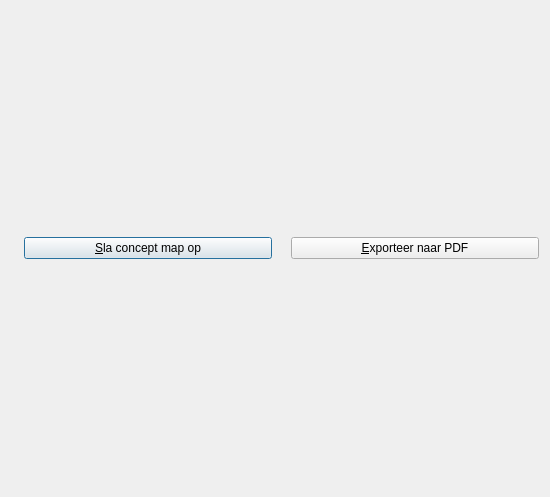
<?xml version="1.0" encoding="UTF-8"?>
<ui version="4.0">
 <class>QtPvdbConceptMapDialog</class>
 <widget class="QDialog" name="QtPvdbConceptMapDialog">
  <property name="geometry">
   <rect>
    <x>0</x>
    <y>0</y>
    <width>550</width>
    <height>497</height>
   </rect>
  </property>
  <property name="windowTitle">
   <string>Construeer een concept map-scherm</string>
  </property>
  <property name="windowIcon">
   <iconset resource="Brainweaver.qrc">
    <normaloff>:/images/PicArrow14x14.png</normaloff>:/images/PicArrow14x14.png</iconset>
  </property>
  <layout class="QVBoxLayout" name="verticalLayout">
   <item>
    <layout class="QHBoxLayout" name="horizontalLayout">
     <item>
      <widget class="QLabel" name="image_save">
       <property name="sizePolicy">
        <sizepolicy hsizetype="Maximum" vsizetype="Preferred">
         <horstretch>0</horstretch>
         <verstretch>0</verstretch>
        </sizepolicy>
       </property>
       <property name="text">
        <string/>
       </property>
       <property name="pixmap">
        <pixmap resource="Brainweaver.qrc">:/images/PicSave.png</pixmap>
       </property>
      </widget>
     </item>
     <item>
      <widget class="QPushButton" name="button_save">
       <property name="focusPolicy">
        <enum>Qt::TabFocus</enum>
       </property>
       <property name="text">
        <string>&amp;Sla concept map op</string>
       </property>
      </widget>
     </item>
     <item>
      <widget class="QLabel" name="image_print">
       <property name="sizePolicy">
        <sizepolicy hsizetype="Maximum" vsizetype="Preferred">
         <horstretch>0</horstretch>
         <verstretch>0</verstretch>
        </sizepolicy>
       </property>
       <property name="text">
        <string/>
       </property>
       <property name="pixmap">
        <pixmap resource="Brainweaver.qrc">:/images/PicExport.png</pixmap>
       </property>
      </widget>
     </item>
     <item>
      <widget class="QPushButton" name="button_print">
       <property name="focusPolicy">
        <enum>Qt::TabFocus</enum>
       </property>
       <property name="text">
        <string>&amp;Exporteer naar PDF</string>
       </property>
      </widget>
     </item>
    </layout>
   </item>
  </layout>
 </widget>
 <tabstops>
  <tabstop>button_print</tabstop>
 </tabstops>
 <resources>
  <include location="Brainweaver.qrc"/>
 </resources>
 <connections/>
</ui>
